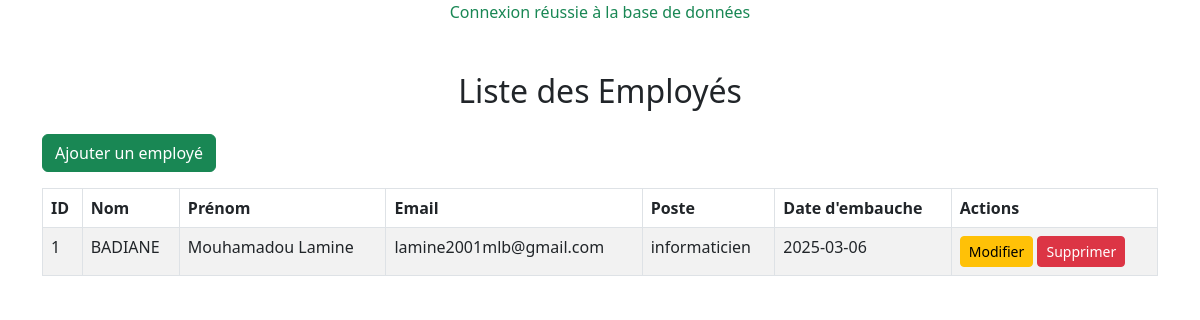
Page /employees.php on the committed database.
### tables this page shows
CREATE TABLE `employees` (
  `id` int(11) NOT NULL,
  `nom` varchar(100) NOT NULL,
  `prenom` varchar(100) NOT NULL,
  `email` varchar(100) NOT NULL,
  `poste` varchar(100) DEFAULT NULL,
  `date_embauche` date DEFAULT NULL
);

### employees.php (the view, shortened to what this page needs)
<?php include 'db.php'; ?>
<!DOCTYPE html>
<html lang="fr">
<head>
    <link href="https://cdnjs.cloudflare.com/ajax/libs/bootstrap/5.3.0/css/bootstrap.min.css" rel="stylesheet">
</head>
<body>
    <div class="container mt-5">
        <h2 class="text-center mb-4">Liste des Employés</h2>
        <a href="add_employee.php" class="btn btn-success mb-3">Ajouter un employé</a>
        <table class="table table-bordered table-striped">
            <thead>
                <tr>
                    <th>ID</th>
                    <th>Nom</th>
                    <th>Prénom</th>
                    <th>Email</th>
                    <th>Poste</th>
                    <th>Date d'embauche</th>
                    <th>Actions</th>
                </tr>
            </thead>
            <tbody>
                <?php
                $query = $conn->query("SELECT * FROM employees");
                $employees = $query->fetchAll(PDO::FETCH_ASSOC);
                foreach ($employees as $employee): ?>
                    <tr>
                        <td><?= htmlspecialchars($employee['id']); ?></td>
                        <td><?= htmlspecialchars($employee['nom']); ?></td>
                        <td><?= htmlspecialchars($employee['prenom']); ?></td>
                        <td><?= htmlspecialchars($employee['email']); ?></td>
                        <td><?= htmlspecialchars($employee['poste']); ?></td>
                        <td><?= htmlspecialchars($employee['date_embauche']); ?></td>
                        <td>
                            <a href="edit_employee.php?id=<?= $employee['id']; ?>" class="btn btn-warning btn-sm">Modifier</a>
                            <a href="delete_employee.php?id=<?= $employee['id']; ?>" class="btn btn-danger btn-sm" onclick="return confirm('Êtes-vous sûr de vouloir supprimer cet employé ?');">Supprimer</a>
                        </td>
                    </tr>
                <?php endforeach; ?>
            </tbody>
        </table>
    </div>
</body>
</html>

### rows in the picture
employees: id "1", nom "BADIANE", prenom "Mouhamadou Lamine", email "lamine2001mlb@gmail.com", poste "informaticien", date_embauche "2025-03-06"
